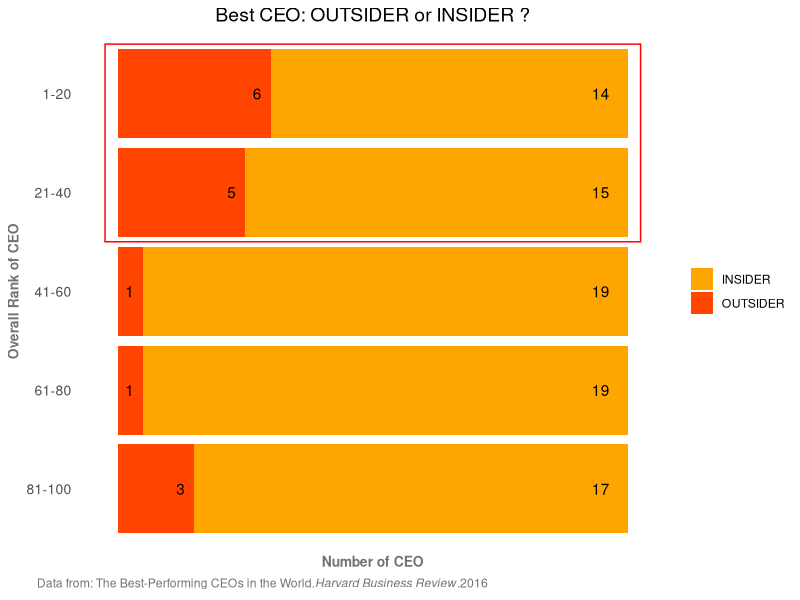

The R source for this figure:
CEOdata <- read.csv("Top 100 CEOs Final 2016.csv")

library(ggplot2)

Ref <- expression(paste("Data from: The Best-Performing CEOs in the World.", italic("Harvard Business Review"), ".2016"))
rect <- data.frame(xmin=3.5, xmax=5.5, ymin=-0.5, ymax=20.5)
  
# Stacked barplot with multiple groups
p <- ggplot(data=CEOdata, aes(x=factor(RANK.GROUP, levels = rev(unique(CEOdata$RANK.GROUP))), fill= INSIDER..OUTSIDER)) +
  geom_bar(stat="count") +
  labs(title="Best CEO: OUTSIDER or INSIDER ?",
       x = "Overall Rank of CEO", y = "Number of CEO",
       caption = Ref)+
  stat_count(aes(y=..count.., label=..count..), geom="text", hjust=2)+
  coord_flip()+
  scale_fill_manual("legend", values = c("INSIDER" = "orange1", "OUTSIDER" = "orangered1"))+
  theme_minimal()+
  theme(panel.grid.major = element_blank(), panel.grid.minor = element_blank())+
  theme(axis.text.y = element_text(size=10), axis.text.x = element_blank(),
        axis.title=element_text(size=10,face="bold",color="gray45"),
        plot.title = element_text(size=14, hjust = 0.5),
        plot.caption=element_text(hjust = -0.3, color="gray45"))+
  geom_rect(data=rect, aes(xmin=xmin, xmax=xmax, ymin=ymin, ymax=ymax),
            color="red1",
            alpha=0,
            inherit.aes = FALSE)+
  theme(legend.title=element_blank())
  
p








